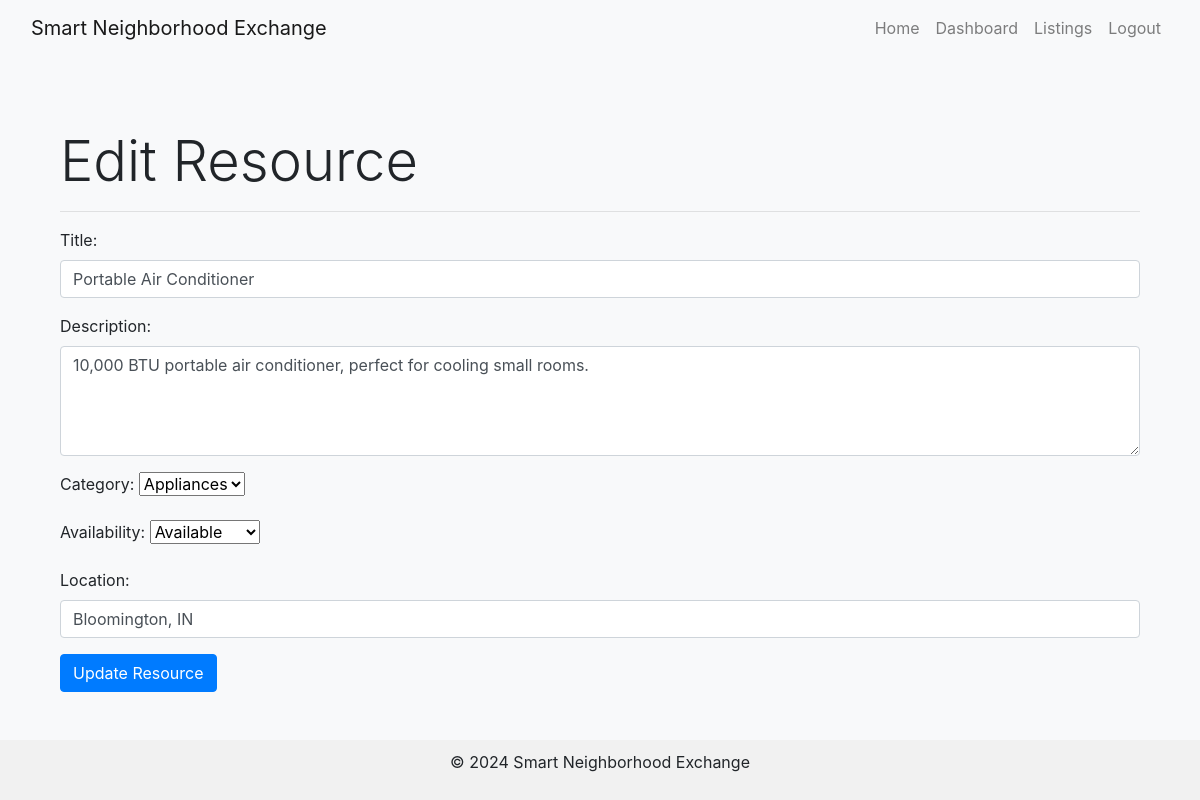
Page /edit_resource/2 (signed in) on the committed database.
### tables this page shows
CREATE TABLE resources (
                        resource_id INTEGER PRIMARY KEY AUTOINCREMENT,
                        user_id INTEGER NOT NULL,
                        title TEXT NOT NULL,
                        description TEXT,
                        images TEXT,
                        category TEXT,
                        availability TEXT,
                        date_posted TEXT NOT NULL,
                        location TEXT,
                        FOREIGN KEY (user_id) REFERENCES users(user_id)
                      );

### app.py (the view, shortened to what this page needs)
@app.route('/edit_resource/<int:resource_id>', methods=['GET', 'POST'])
def edit_resource(resource_id):
    user_id = session.get('user_id')
    if not user_id:
        return redirect(url_for('login'))
    conn = sqlite3.connect('database.db')
    cursor = conn.cursor()
    cursor.execute("SELECT * FROM resources WHERE resource_id = ? AND user_id = ?", (resource_id, user_id))
    resource = cursor.fetchone()
    if not resource:
        flash("You are not authorized to edit this resource.", "danger")
        conn.close()
        return redirect(url_for('dashboard'))
    conn.close()
    return render_template('edit_resource.html', resource=resource)

### templates/edit_resource.html (shortened to what this page needs)
{% extends "base.html" %}
{% block content %}
<div class="container mt-5">
    <h1 class="display-4">Edit Resource</h1>
    <hr>
    <form action="{{ url_for('edit_resource', resource_id=resource[0]) }}" method="POST">
        <div class="mb-3">
            <label for="title" class="form-label">Title:</label>
            <input type="text" class="form-control" id="title" name="title" value="{{ resource[2] }}" required>
        </div>
        <div class="mb-3">
            <label for="description" class="form-label">Description:</label>
            <textarea class="form-control" id="description" name="description" rows="4" required>{{ resource[3] }}</textarea>
        </div>
        <div class="mb-3">
            <label for="category" class="form-label">Category:</label>
            <select class="form-select" id="category" name="category" required>
                <option value="Appliances" {% if resource[5] == "Appliances" %}selected{% endif %}>Appliances</option>
            </select>
        </div>
        <div class="mb-3">
            <label for="availability" class="form-label">Availability:</label>
            <select class="form-select" id="availability" name="availability" required>
                <option value="Available" {% if resource[6] == "Available" %}selected{% endif %}>Available</option>
            </select>
        </div>
        <div class="mb-3">
            <label for="location" class="form-label">Location:</label>
            <input type="text" class="form-control" id="location" name="location" value="{{ resource[8] }}" required>
        </div>
        <button type="submit" class="btn btn-primary">Update Resource</button>
    </form>
</div>
{% endblock %}

### templates/base.html (style rules this page uses)
body { background-color: #f8f9fa; display: flex; flex-direction: column; min-height: 100vh; }
.container { flex: 1; }

### rows in the picture
resources: title "Portable Air Conditioner", description "10,000 BTU portable air conditioner, perfect for cooling small rooms.", category "Appliances", availability "Available", location "Bloomington, IN"
